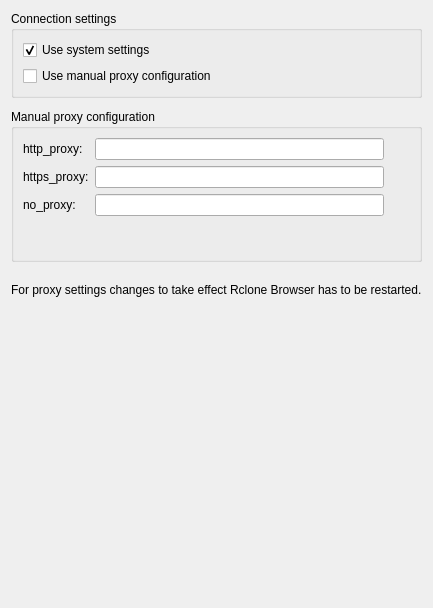
     <widget class="QWidget" name="tab">
      <attribute name="title">
       <string>Proxy</string>
      </attribute>
      <layout class="QVBoxLayout" name="verticalLayout_3">
       <item>
        <widget class="QGroupBox" name="groupBox_6">
         <property name="title">
          <string>Connection settings</string>
         </property>
         <layout class="QGridLayout" name="gridLayout_2">
          <item row="2" column="0">
           <widget class="QCheckBox" name="useProxy">
            <property name="toolTip">
             <string>&lt;html&gt;&lt;head/&gt;&lt;body&gt;&lt;p&gt;rclone will use proxy defined below to access Internet&lt;/p&gt;&lt;/body&gt;&lt;/html&gt;</string>
            </property>
            <property name="text">
             <string>Use manual proxy configuration</string>
            </property>
            <property name="autoExclusive">
             <bool>true</bool>
            </property>
           </widget>
          </item>
          <item row="0" column="0" colspan="2">
           <widget class="QCheckBox" name="useSystemSettings">
            <property name="toolTip">
             <string>&lt;html&gt;&lt;head/&gt;&lt;body&gt;&lt;p&gt;rclone will use OS defined internet access&lt;/p&gt;&lt;/body&gt;&lt;/html&gt;</string>
            </property>
            <property name="text">
             <string>Use system settings</string>
            </property>
            <property name="checked">
             <bool>true</bool>
            </property>
            <property name="autoExclusive">
             <bool>true</bool>
            </property>
           </widget>
          </item>
         </layout>
        </widget>
       </item>
       <item>
        <spacer name="verticalSpacer4">
         <property name="orientation">
          <enum>Qt::Vertical</enum>
         </property>
         <property name="sizeType">
          <enum>QSizePolicy::Fixed</enum>
         </property>
         <property name="sizeHint" stdset="0">
          <size>
           <width>0</width>
           <height>5</height>
          </size>
         </property>
        </spacer>
       </item>
       <item>
        <widget class="QGroupBox" name="groupBox_8">
         <property name="title">
          <string>Manual proxy configuration</string>
         </property>
         <layout class="QGridLayout" name="gridLayout_5">
          <item row="4" column="1">
           <widget class="QLineEdit" name="no_proxy">
            <property name="sizePolicy">
             <sizepolicy hsizetype="Expanding" vsizetype="MinimumExpanding">
              <horstretch>0</horstretch>
              <verstretch>0</verstretch>
             </sizepolicy>
            </property>
            <property name="toolTip">
             <string>e.g. localhost,127.0.0.0/8,cs.aliyuncs.com</string>
            </property>
           </widget>
          </item>
          <item row="7" column="2">
           <spacer name="verticalSpacer_4">
            <property name="orientation">
             <enum>Qt::Vertical</enum>
            </property>
            <property name="sizeHint" stdset="0">
             <size>
              <width>20</width>
              <height>0</height>
             </size>
            </property>
           </spacer>
          </item>
          <item row="0" column="1">
           <widget class="QLineEdit" name="http_proxy">
            <property name="sizePolicy">
             <sizepolicy hsizetype="Expanding" vsizetype="MinimumExpanding">
              <horstretch>0</horstretch>
              <verstretch>0</verstretch>
             </sizepolicy>
            </property>
            <property name="toolTip">
             <string>e.g. http://127.0.0.1:1087</string>
            </property>
           </widget>
          </item>
          <item row="6" column="1" colspan="2">
           <widget class="QLabel" name="info_2">
            <property name="sizePolicy">
             <sizepolicy hsizetype="Expanding" vsizetype="MinimumExpanding">
              <horstretch>0</horstretch>
              <verstretch>0</verstretch>
             </sizepolicy>
            </property>
            <property name="text">
             <string>&lt;html&gt;&lt;head/&gt;&lt;body&gt;&lt;p&gt;&lt;br/&gt;&lt;/p&gt;&lt;/body&gt;&lt;/html&gt;</string>
            </property>
           </widget>
          </item>
          <item row="2" column="1">
           <widget class="QLineEdit" name="https_proxy">
            <property name="sizePolicy">
             <sizepolicy hsizetype="Expanding" vsizetype="MinimumExpanding">
              <horstretch>0</horstretch>
              <verstretch>0</verstretch>
             </sizepolicy>
            </property>
            <property name="toolTip">
             <string>e.g. https://127.0.0.1:1087</string>
            </property>
           </widget>
          </item>
          <item row="0" column="0">
           <widget class="QLabel" name="label_3">
            <property name="text">
             <string>http_proxy:</string>
            </property>
            <property name="buddy">
             <cstring>http_proxy</cstring>
            </property>
           </widget>
          </item>
          <item row="2" column="0">
           <widget class="QLabel" name="label_4">
            <property name="text">
             <string>https_proxy:</string>
            </property>
            <property name="buddy">
             <cstring>https_proxy</cstring>
            </property>
           </widget>
          </item>
          <item row="4" column="0">
           <widget class="QLabel" name="label_5">
            <property name="text">
             <string>no_proxy:</string>
            </property>
            <property name="buddy">
             <cstring>no_proxy</cstring>
            </property>
           </widget>
          </item>
         </layout>
        </widget>
       </item>
       <item>
        <spacer name="verticalSpacer_5a">
         <property name="orientation">
          <enum>Qt::Vertical</enum>
         </property>
         <property name="sizeType">
          <enum>QSizePolicy::Expanding</enum>
         </property>
         <property name="sizeHint" stdset="0">
          <size>
           <width>0</width>
           <height>15</height>
          </size>
         </property>
        </spacer>
       </item>
       <item>
        <widget class="QLabel" name="info_4">
         <property name="sizePolicy">
          <sizepolicy hsizetype="MinimumExpanding" vsizetype="Preferred">
           <horstretch>0</horstretch>
           <verstretch>0</verstretch>
          </sizepolicy>
         </property>
         <property name="text">
          <string>For proxy settings changes to take effect Rclone Browser has to be restarted.</string>
         </property>
        </widget>
       </item>
       <item>
        <spacer name="verticalSpacer_5">
         <property name="orientation">
          <enum>Qt::Vertical</enum>
         </property>
         <property name="sizeType">
          <enum>QSizePolicy::Expanding</enum>
         </property>
         <property name="sizeHint" stdset="0">
          <size>
           <width>0</width>
           <height>300</height>
          </size>
         </property>
        </spacer>
       </item>
      </layout>
     </widget>
